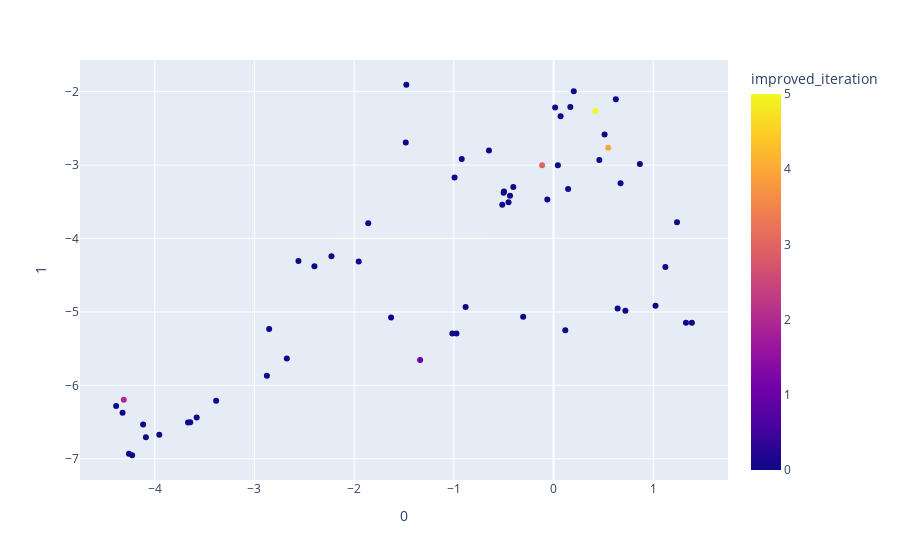

Notebook source saved alongside this figure:
### Code cell
from sklearn.manifold import TSNE

features = steps_df.loc[:, :'кнопка размера']

tsne = TSNE(n_components=2, random_state=0)
projections = tsne.fit_transform(features)

fig = px.scatter(
    projections, x=0, y=1,
    color=steps_df.improved_iteration, labels={'color': 'improved_iteration'}
)
fig.show()

### Figure 1 — Plotly figure (JSON) as saved in the notebook; plotly's stock layout.template omitted (floating-point values rounded to 4 significant figures)
{"data": [{"hovertemplate": "0=%{x}<br>1=%{y}<br>improved_iteration=%{marker.color}<extra></extra>", "legendgroup": "", "marker": {"color": [1, 0, 2, 0, 0, 0, 3, 0, 0, 0, 0, 0, 0, 0, 0, 0, 0, 0, 0, 0, 0, 0, 0, 0, 0, 0, 0, 0, 0, 0, 0, 0, 0, 0, 0, 0, 0, 0, 4, 0, 0, 0, 0, 0, 0, 0, 0, 0, 0, 0, 0, 0, 0, 0, 0, 0, 5, 0, 0, 0], "coloraxis": "coloraxis", "symbol": "circle"}, "mode": "markers", "name": "", "orientation": "v", "showlegend": false, "type": "scatter", "x": [-1.338, -0.9739, -4.311, -2.853, -1.483, -4.117, -0.1147, -2.676, -3.666, -3.384, 0.04324, 0.4591, -0.8822, -0.4034, -0.4975, -0.5147, -0.5006, 0.1459, -3.579, -0.4516, -3.644, -0.06277, -0.4367, -1.015, -4.387, -4.259, -2.559, 1.387, -4.089, 1.238, 1.122, -1.63, -2.875, -3.955, 0.6427, -1.477, -4.227, -1.955, 0.5481, -0.921, -1.859, -0.6478, -2.399, 0.7205, -4.323, -0.3049, -2.228, 0.07041, 0.6245, 0.8657, 0.5118, 0.672, 1.023, 1.328, 0.01591, 0.1681, 0.4202, 0.1176, 0.2025, -0.9928], "xaxis": "x", "y": [-5.654, -5.294, -6.195, -5.233, -2.691, -6.532, -3.001, -5.634, -6.507, -6.21, -3.002, -2.931, -4.931, -3.299, -3.358, -3.54, -3.376, -3.324, -6.439, -3.505, -6.504, -3.467, -3.417, -5.294, -6.282, -6.933, -4.307, -5.149, -6.707, -3.777, -4.388, -5.075, -5.869, -6.674, -4.955, -1.905, -6.952, -4.311, -2.763, -2.917, -3.792, -2.801, -4.378, -4.983, -6.374, -5.067, -4.241, -2.333, -2.103, -2.986, -2.584, -3.247, -4.916, -5.148, -2.216, -2.208, -2.262, -5.251, -1.995, -3.167], "yaxis": "y"}], "layout": {"coloraxis": {"colorbar": {"title": {"text": "improved_iteration"}}, "colorscale": [[0.0, "#0d0887"], [0.1111, "#46039f"], [0.2222, "#7201a8"], [0.3333, "#9c179e"], [0.4444, "#bd3786"], [0.5556, "#d8576b"], [0.6667, "#ed7953"], [0.7778, "#fb9f3a"], [0.8889, "#fdca26"], [1.0, "#f0f921"]]}, "legend": {"tracegroupgap": 0}, "margin": {"t": 60}, "xaxis": {"anchor": "y", "domain": [0.0, 1.0], "title": {"text": "0"}}, "yaxis": {"anchor": "x", "domain": [0.0, 1.0], "title": {"text": "1"}}}}
